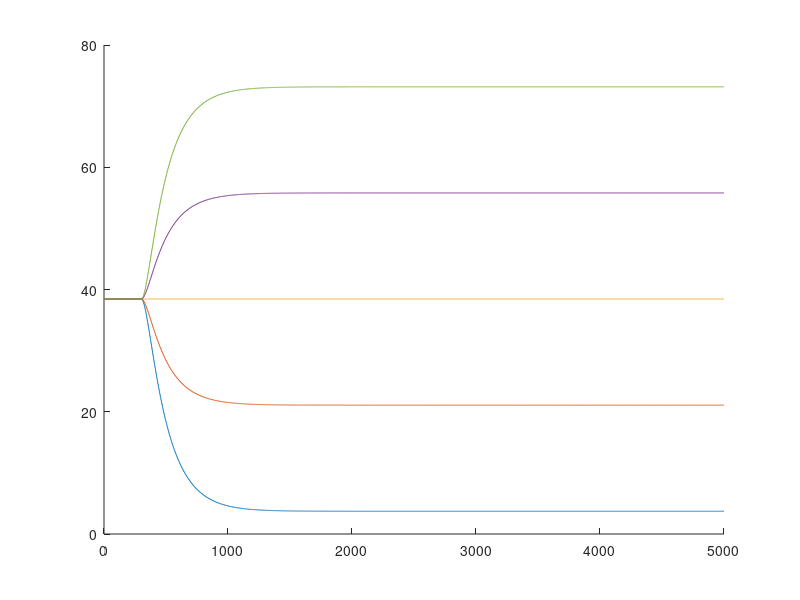

The MATLAB script that drew this image: (Note: this script raises an error after producing the figure.)
clc;
clear all;

%Constants
A1 = 505;
C2 = 0.65;
ap1 = 23; %alfa_1
ap2 = 15; %alfa_2

%Punkt pracy
tau = 120;
h2_0 = 38.44;
h1_0 = 16.34;
F1 = 78;
FD = 15;

F10 = 78;
FD0 = 15;

%Objetośc punktu pracy
v2_0 = h2_0^2 * C2;
v1_0 = h1_0 * A1;

t_sym = 5000; %czas symulacji
T = 1; %krok

%warunki_początkowe
kp = tau/T + 2;
v1(1:kp) = v1_0;
v2(1:kp) = v2_0;
h1(1:kp) = h1_0;
h2(1:kp) = h2_0;
F1in(1:T:t_sym/T) = F1;
FDc(1:T:t_sym/T) = FD;

figure;
hold on;
for P = 36:21:120
    h2(1:kp) = h2_0;
    h1(1:kp) = h1_0;
    v1(1:kp) = v1_0;
    v2(1:kp) = v2_0;

    for k = kp:t_sym/T
        if k/T > 180
            F1in(k) = P;
        end
        v1(k) = v1(k-1) + T*(F1in(k-1-(tau/T)) - F10 + FDc(k-1) - FD0 - (ap1/(2*(sqrt(h1_0))))*(h1(k-1)-h1_0));
        v2(k) = v2(k-1) + T*((ap1/(2*(sqrt(h1_0))))*(h1(k-1)-h1_0) - (ap2/(2*(sqrt(h2_0))))*(h2(k-1)-h2_0)); 
        h2(k) = h2_0 + 1/(2*sqrt(C2*v2_0))*(v2(k) - v2_0);
        h1(k) = v1(k)/A1;

        % Version 2.0
%           h1(k) = h1(k-1) + T*(F1in(k-1-(tau/T)) + FDc(k-1) - ap1 * (sqrt(h1_0) + (h1(k-1) - h1_0)/(2*sqrt(h1_0))))/A1;
%           h2(k) = h2(k-1) + T*((ap1 * sqrt(h1_0) - ap2 * sqrt(h2_0))/(2*C2*h2_0)   +    ap1*(h1(k-1) - h1_0)/(4*C2*(sqrt(h1_0)))    -   ap2*(h2(k-1) - h2_0)/(4*C2*(nthroot((h2_0 * h2_0),3))));
        
        % Version 3.0
%         h1(k) = h1(k-1) + T*((F1in(k-1) + FDc(k-1) - ap1 * (sqrt(h1_0) + (h1(k-1) - h1_0)/(2*sqrt(h1_0))))/A1);
%         h2(k) = h2(k-1)+ T*((ap1 *((sqrt(h1_0)) + (h1(k-1)-h1_0)/(2*sqrt(h1_0))) - ap2*(sqrt(h2_0)+ (h2(k-1)-h2_0)/(2*sqrt(h2_0))))/(2*C2)*(h2_0^(-1)-h2_0^(-2)*(h2(k-1)-h2_0)));
        
    end
    stairs((1:k),h2);
    clear h2
    clear h1
    clear v1
    clear v2
end

for i=1:5
    lgd{i} = strcat('F_1= ',num2str(15+21*i)) ;
end
legend(lgd,Location="northoutside",Orientation="horizontal")
xlabel("k"); ylabel("h_2");
title("Zlinearyzowany obiekt");

xlabel("k"); ylabel("h_2");
% print('h2_zlin.png','-dpng','-r400')
